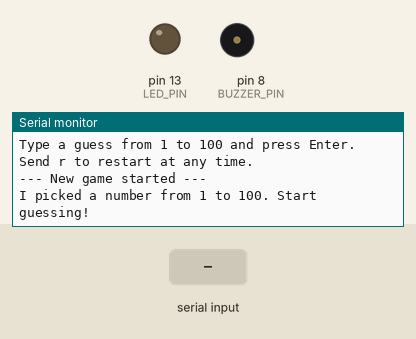
Simulated run of this sketch. Board: Arduino Uno, built with avr-gcc and run on an emulated ATmega328P. Shown: output pins drawn as LEDs (lit = HIGH), buzzer (waves = sounding, pin HIGH), the last lines printed to the serial monitor. Inputs (shaded band) come from the test bench. Random numbers use the default seed unless the sketch sets one.

Above: at 1.3 s.
1.4 s: "90,45\n" received over Serial
At 2.6 s:
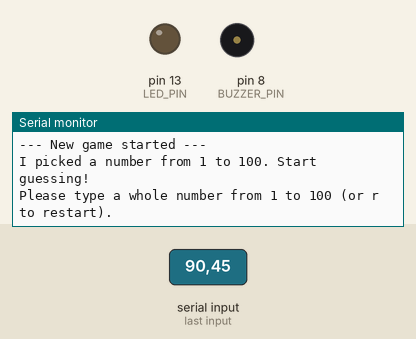
2.9 s: "0\n" received over Serial
At 3.8 s:
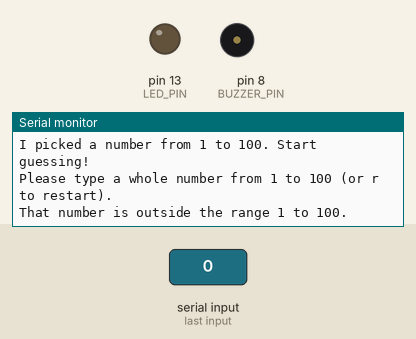
4.4 s: "5\n" received over Serial
At 5.0 s:
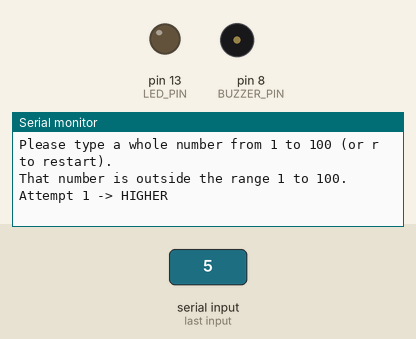

Measured:
- after the input at 1.4 s, the serial monitor: prints a new line at once (image 1)
- after the input at 2.9 s, the serial monitor: prints a new line at once (image 2)
- after the input at 4.4 s, the serial monitor: prints a new line at once (image 3)

The sketch:

Electronic-Number-Guessing-Game.ino
```cpp
// 052 - Electronic Number Guessing Game
// The Arduino secretly picks a number between 1 and 100. You type guesses into
// the Serial Monitor and it answers HIGHER, LOWER or GUESSED, counts your
// attempts and plays a little celebration on the LED and buzzer when you win.
// Board: Arduino Uno
//
// Wiring:
//   Built-in LED -> pin 13 (already on the board, no extra wiring)
//   Passive buzzer (+) -> pin 8, buzzer (-) -> GND
//
// How to play: open the Serial Monitor at 9600 baud, type a number and press
// Enter. Send the letter r to restart with a new secret number.

// ------------------------------ Pin constants ------------------------------
const byte LED_PIN = 13;        // built-in LED shows the win celebration
const byte BUZZER_PIN = 8;      // passive buzzer plays the win tune

// ------------------------------ Game constants -----------------------------
const int MIN_NUMBER = 1;
const int MAX_NUMBER = 100;
const int WIN_TONE_HZ = 1000;   // pitch used while celebrating

// ------------------------------ Game state ---------------------------------
int secretNumber = 0;           // the number the player has to find
int attempts = 0;               // how many guesses were used in this game
bool gameOver = false;          // true once the number has been found

void newGame() {
  // random() gives a value from MIN_NUMBER up to (but not including) MAX_NUMBER + 1
  secretNumber = random(MIN_NUMBER, MAX_NUMBER + 1);
  attempts = 0;
  gameOver = false;
  digitalWrite(LED_PIN, LOW);
  noTone(BUZZER_PIN);

  Serial.println();
  Serial.println("--- New game started ---");
  Serial.println("I picked a number from 1 to 100. Start guessing!");
}

// Every line typed in the Serial Monitor must be a plain whole number
bool isWholeNumber(const String &text) {
  if (text.length() == 0) return false;
  for (unsigned int i = 0; i < text.length(); i++) {
    if (!isDigit(text.charAt(i))) return false;  // any letter or symbol makes it invalid
  }
  return true;
}

// LED blinks three times and the buzzer plays a rising celebration
void celebrate() {
  Serial.print("GUESSED! The number was ");
  Serial.print(secretNumber);
  Serial.print(" and you needed ");
  Serial.print(attempts);
  Serial.println(" attempts.");

  for (byte i = 0; i < 3; i++) {
    digitalWrite(LED_PIN, HIGH);
    tone(BUZZER_PIN, WIN_TONE_HZ + (i * 250), 150);  // rising pitch each flash
    delay(200);
    digitalWrite(LED_PIN, LOW);
    delay(200);
  }
  tone(BUZZER_PIN, 1800, 400);  // final higher beep

  Serial.println("Send r to play again.");
}

void handleGuess(int guess) {
  attempts++;

  if (guess < secretNumber) {
    Serial.print("Attempt ");
    Serial.print(attempts);
    Serial.println(" -> HIGHER");
  } else if (guess > secretNumber) {
    Serial.print("Attempt ");
    Serial.print(attempts);
    Serial.println(" -> LOWER");
  } else {
    gameOver = true;
    celebrate();
  }
}

void setup() {
  pinMode(LED_PIN, OUTPUT);
  pinMode(BUZZER_PIN, OUTPUT);

  Serial.begin(9600);

  // Seed the random generator with electrical noise on A0 so every run
  // picks a different secret number (A0 is left unconnected on purpose)
  randomSeed(analogRead(A0));

  Serial.println("=== Electronic Number Guessing Game ===");
  Serial.println("Type a guess from 1 to 100 and press Enter.");
  Serial.println("Send r to restart at any time.");

  newGame();
}

void loop() {
  // Read one complete line from the Serial Monitor
  if (Serial.available() > 0) {
    String input = Serial.readStringUntil('\n');
    input.trim();  // removes spaces, and the \r left by some terminals

    if (input.length() == 0) return;

    if (input.equalsIgnoreCase("r")) {  // restart command
      newGame();
      return;
    }

    if (!isWholeNumber(input)) {
      Serial.println("Please type a whole number from 1 to 100 (or r to restart).");
      return;
    }

    int guess = input.toInt();
    if (guess < MIN_NUMBER || guess > MAX_NUMBER) {
      Serial.println("That number is outside the range 1 to 100.");
      return;
    }

    if (gameOver) {
      Serial.println("This round is finished - send r to start a new game.");
      return;
    }

    handleGuess(guess);
  }

  // loop() keeps running so the Serial port is checked many times per second
}
```
